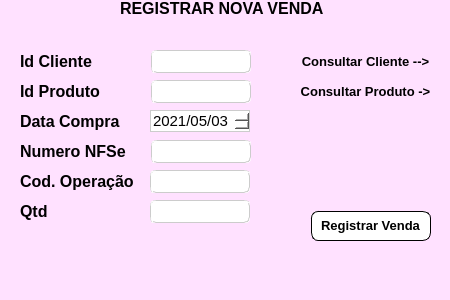
<?xml version="1.0" encoding="UTF-8"?>
<ui version="4.0">
 <class>NovaVenda</class>
 <widget class="QMainWindow" name="NovaVenda">
  <property name="geometry">
   <rect>
    <x>0</x>
    <y>0</y>
    <width>450</width>
    <height>300</height>
   </rect>
  </property>
  <property name="windowTitle">
   <string>MainWindow</string>
  </property>
  <property name="styleSheet">
   <string notr="true">background-color: rgb(255, 225, 255);</string>
  </property>
  <widget class="QWidget" name="centralwidget">
   <widget class="QLineEdit" name="codOperacaoVenda">
    <property name="geometry">
     <rect>
      <x>150</x>
      <y>170</y>
      <width>100</width>
      <height>23</height>
     </rect>
    </property>
    <property name="font">
     <font>
      <pointsize>12</pointsize>
     </font>
    </property>
    <property name="styleSheet">
     <string notr="true">background-color: rgb(255, 255, 255);
border-radius: 5px;
border-style: groove;
border-width: 1px;
border-color: rgb(204, 204, 204)</string>
    </property>
   </widget>
   <widget class="QPushButton" name="btnRegistraVenda">
    <property name="geometry">
     <rect>
      <x>310</x>
      <y>210</y>
      <width>121</width>
      <height>31</height>
     </rect>
    </property>
    <property name="font">
     <font>
      <pointsize>10</pointsize>
      <weight>75</weight>
      <bold>true</bold>
     </font>
    </property>
    <property name="styleSheet">
     <string notr="true">background-color: rgb(255, 255, 255);
border-radius: 8px;
border-style: groove;
border-width: 2px</string>
    </property>
    <property name="text">
     <string>Registrar Venda</string>
    </property>
   </widget>
   <widget class="QLabel" name="lblEndereco">
    <property name="geometry">
     <rect>
      <x>20</x>
      <y>140</y>
      <width>121</width>
      <height>23</height>
     </rect>
    </property>
    <property name="font">
     <font>
      <pointsize>12</pointsize>
      <weight>75</weight>
      <bold>true</bold>
     </font>
    </property>
    <property name="text">
     <string>Numero NFSe</string>
    </property>
   </widget>
   <widget class="QLabel" name="lblEndereco_2">
    <property name="geometry">
     <rect>
      <x>20</x>
      <y>170</y>
      <width>121</width>
      <height>23</height>
     </rect>
    </property>
    <property name="font">
     <font>
      <pointsize>12</pointsize>
      <weight>75</weight>
      <bold>true</bold>
     </font>
    </property>
    <property name="text">
     <string>Cod. Operação</string>
    </property>
   </widget>
   <widget class="QLabel" name="lblNome">
    <property name="geometry">
     <rect>
      <x>20</x>
      <y>50</y>
      <width>121</width>
      <height>23</height>
     </rect>
    </property>
    <property name="font">
     <font>
      <pointsize>12</pointsize>
      <weight>75</weight>
      <bold>true</bold>
     </font>
    </property>
    <property name="text">
     <string>Id Cliente</string>
    </property>
   </widget>
   <widget class="QLabel" name="lblRg">
    <property name="geometry">
     <rect>
      <x>20</x>
      <y>110</y>
      <width>121</width>
      <height>23</height>
     </rect>
    </property>
    <property name="font">
     <font>
      <pointsize>12</pointsize>
      <weight>75</weight>
      <bold>true</bold>
     </font>
    </property>
    <property name="text">
     <string>Data Compra</string>
    </property>
   </widget>
   <widget class="QLabel" name="lblSobreNome">
    <property name="geometry">
     <rect>
      <x>20</x>
      <y>80</y>
      <width>121</width>
      <height>23</height>
     </rect>
    </property>
    <property name="font">
     <font>
      <pointsize>12</pointsize>
      <weight>75</weight>
      <bold>true</bold>
     </font>
    </property>
    <property name="text">
     <string>Id Produto</string>
    </property>
   </widget>
   <widget class="QLabel" name="lblEndereco_3">
    <property name="geometry">
     <rect>
      <x>20</x>
      <y>200</y>
      <width>121</width>
      <height>23</height>
     </rect>
    </property>
    <property name="font">
     <font>
      <pointsize>12</pointsize>
      <weight>75</weight>
      <bold>true</bold>
     </font>
    </property>
    <property name="text">
     <string>Qtd</string>
    </property>
   </widget>
   <widget class="QLineEdit" name="qtdVenda">
    <property name="geometry">
     <rect>
      <x>150</x>
      <y>200</y>
      <width>100</width>
      <height>23</height>
     </rect>
    </property>
    <property name="font">
     <font>
      <pointsize>12</pointsize>
     </font>
    </property>
    <property name="styleSheet">
     <string notr="true">background-color: rgb(255, 255, 255);
border-radius: 5px;
border-style: groove;
border-width: 1px;
border-color: rgb(204, 204, 204)</string>
    </property>
   </widget>
   <widget class="QDateEdit" name="dataVendaNova">
    <property name="geometry">
     <rect>
      <x>150</x>
      <y>110</y>
      <width>100</width>
      <height>22</height>
     </rect>
    </property>
    <property name="font">
     <font>
      <pointsize>11</pointsize>
     </font>
    </property>
    <property name="styleSheet">
     <string notr="true">background-color: rgb(255, 255, 255);
border-style: groove;
border-width: 1px;
border-color: rgb(204, 204, 204)</string>
    </property>
    <property name="dateTime">
     <datetime>
      <hour>0</hour>
      <minute>0</minute>
      <second>0</second>
      <year>2021</year>
      <month>5</month>
      <day>3</day>
     </datetime>
    </property>
    <property name="displayFormat">
     <string>yyyy/MM/dd</string>
    </property>
   </widget>
   <widget class="QLabel" name="label_3">
    <property name="geometry">
     <rect>
      <x>120</x>
      <y>0</y>
      <width>221</width>
      <height>16</height>
     </rect>
    </property>
    <property name="font">
     <font>
      <pointsize>12</pointsize>
      <weight>75</weight>
      <bold>true</bold>
     </font>
    </property>
    <property name="text">
     <string>REGISTRAR NOVA VENDA</string>
    </property>
   </widget>
   <widget class="QLineEdit" name="txtIdProdutoVenda">
    <property name="geometry">
     <rect>
      <x>151</x>
      <y>80</y>
      <width>100</width>
      <height>23</height>
     </rect>
    </property>
    <property name="font">
     <font>
      <pointsize>12</pointsize>
      <weight>50</weight>
      <bold>false</bold>
     </font>
    </property>
    <property name="styleSheet">
     <string notr="true">background-color: rgb(255, 255, 255);
border-radius: 5px;
border-style: groove;
border-width: 1px;
border-color: rgb(204, 204, 204)</string>
    </property>
   </widget>
   <widget class="QLineEdit" name="nNfse">
    <property name="geometry">
     <rect>
      <x>151</x>
      <y>140</y>
      <width>100</width>
      <height>23</height>
     </rect>
    </property>
    <property name="font">
     <font>
      <pointsize>12</pointsize>
     </font>
    </property>
    <property name="styleSheet">
     <string notr="true">background-color: rgb(255, 255, 255);
border-radius: 5px;
border-style: groove;
border-width: 1px;
border-color: rgb(204, 204, 204)</string>
    </property>
   </widget>
   <widget class="QLineEdit" name="txtIdClienteVenda">
    <property name="geometry">
     <rect>
      <x>151</x>
      <y>50</y>
      <width>100</width>
      <height>23</height>
     </rect>
    </property>
    <property name="font">
     <font>
      <pointsize>12</pointsize>
      <weight>50</weight>
      <bold>false</bold>
     </font>
    </property>
    <property name="styleSheet">
     <string notr="true">background-color: rgb(255, 255, 255);
border-radius: 5px;
border-style: groove;
border-width: 1px;
border-color: rgb(204, 204, 204)</string>
    </property>
   </widget>
   <widget class="QPushButton" name="btnAbreConsultaCliente">
    <property name="geometry">
     <rect>
      <x>290</x>
      <y>50</y>
      <width>151</width>
      <height>23</height>
     </rect>
    </property>
    <property name="font">
     <font>
      <pointsize>10</pointsize>
      <weight>75</weight>
      <bold>true</bold>
     </font>
    </property>
    <property name="styleSheet">
     <string notr="true">border-style: groove;
border-width: 0px</string>
    </property>
    <property name="text">
     <string>Consultar Cliente --&gt;</string>
    </property>
   </widget>
   <widget class="QPushButton" name="btnAbreConsultaProduto">
    <property name="geometry">
     <rect>
      <x>290</x>
      <y>80</y>
      <width>151</width>
      <height>23</height>
     </rect>
    </property>
    <property name="font">
     <font>
      <pointsize>10</pointsize>
      <weight>75</weight>
      <bold>true</bold>
     </font>
    </property>
    <property name="styleSheet">
     <string notr="true">border-style: groove;
border-width: 0px</string>
    </property>
    <property name="text">
     <string>Consultar Produto -&gt;</string>
    </property>
   </widget>
  </widget>
  <widget class="QMenuBar" name="menubar">
   <property name="geometry">
    <rect>
     <x>0</x>
     <y>0</y>
     <width>450</width>
     <height>21</height>
    </rect>
   </property>
  </widget>
  <widget class="QStatusBar" name="statusbar"/>
 </widget>
 <resources/>
 <connections/>
</ui>
